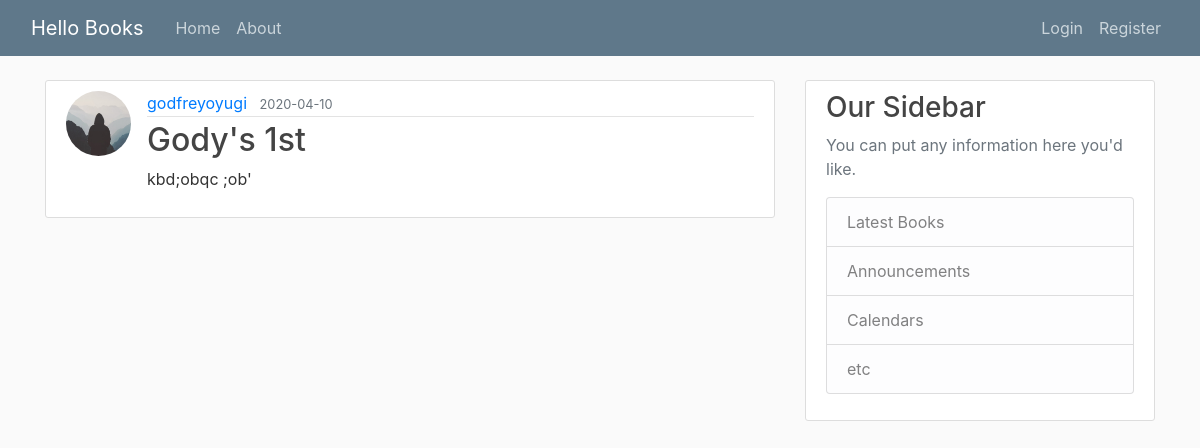
The page /book/14 on the database its author committed.
### V1.1/helloBooks/models.py (models this page shows, shortened)
class User(db.Model, UserMixin):
    id = db.Column(db.Integer, primary_key=True)
    username = db.Column(db.String(20), unique=True, nullable=False)
    email = db.Column(db.String(120), unique=True, nullable=False)
    image_file = db.Column(db.String(20), nullable=False, default='default.jpg')
    password = db.Column(db.String(60),  nullable=False)
    books = db.relationship('Book', backref='author', lazy=True)

class Book(db.Model):
    id = db.Column(db.Integer, primary_key=True)
    title = db.Column(db.String(100), nullable=False)
    content = db.Column(db.Text, nullable=False)
    date_posted = db.Column(db.DateTime, nullable=False, default=datetime.utcnow)
    user_id = db.Column(db.Integer, db.ForeignKey('user.id'), nullable=False)

### V1.1/helloBooks/routes.py (the view)
@app.route("/book/<int:book_id>")
def book(book_id):
    book = Book.query.get_or_404(book_id)
    return render_template('book.html', title=book.title, book=book)

### V1.1/helloBooks/templates/book.html (shortened to what this page needs)
{% extends "base.html" %}
  {% block content %}
    <article class="media content-section">
        <img src="{{ url_for('static', filename='profile_pics/' + book.author.image_file)}}" alt="" class="rounded-circle article-img">
        <div class="media-body">
        <div class="article-metadata">
            <a class="mr-2" href="{{ url_for('user_books', username=book.author.username) }}">{{ book.author.username }}</a>
            <small class="text-muted">{{ book.date_posted.strftime('%Y-%m-%d') }}</small>
        </div>
        <h2 class="article-title">{{ book.title }}</h2>
        <p class="article-content">{{ book.content }}</p>
        </div>
    </article>
  {% endblock content %}

### V1.1/helloBooks/static/main.css (style rules this page uses)
body { background: #fafafa; color: #333333; margin-top: 5rem; }
h1, h2, h3, h4, h5, h6 { color: #444444; }
.content-section { background: #ffffff; padding: 10px 20px; border: 1px solid #dddddd; border-radius: 3px; margin-bottom: 20px; }
.article-title { color: #444444; }
.article-content { white-space: pre-line; }
.article-img { height: 65px; width: 65px; margin-right: 16px; }
.article-metadata { padding-bottom: 1px; margin-bottom: 4px; border-bottom: 1px solid #e3e3e3 }

### rows shown on the page
User: image_file (placeholder picture), author.username "godfreyoyugi"
Book: date_posted "2020-04-10", title "Gody's 1st", content "kbd;obqc ;ob'"
